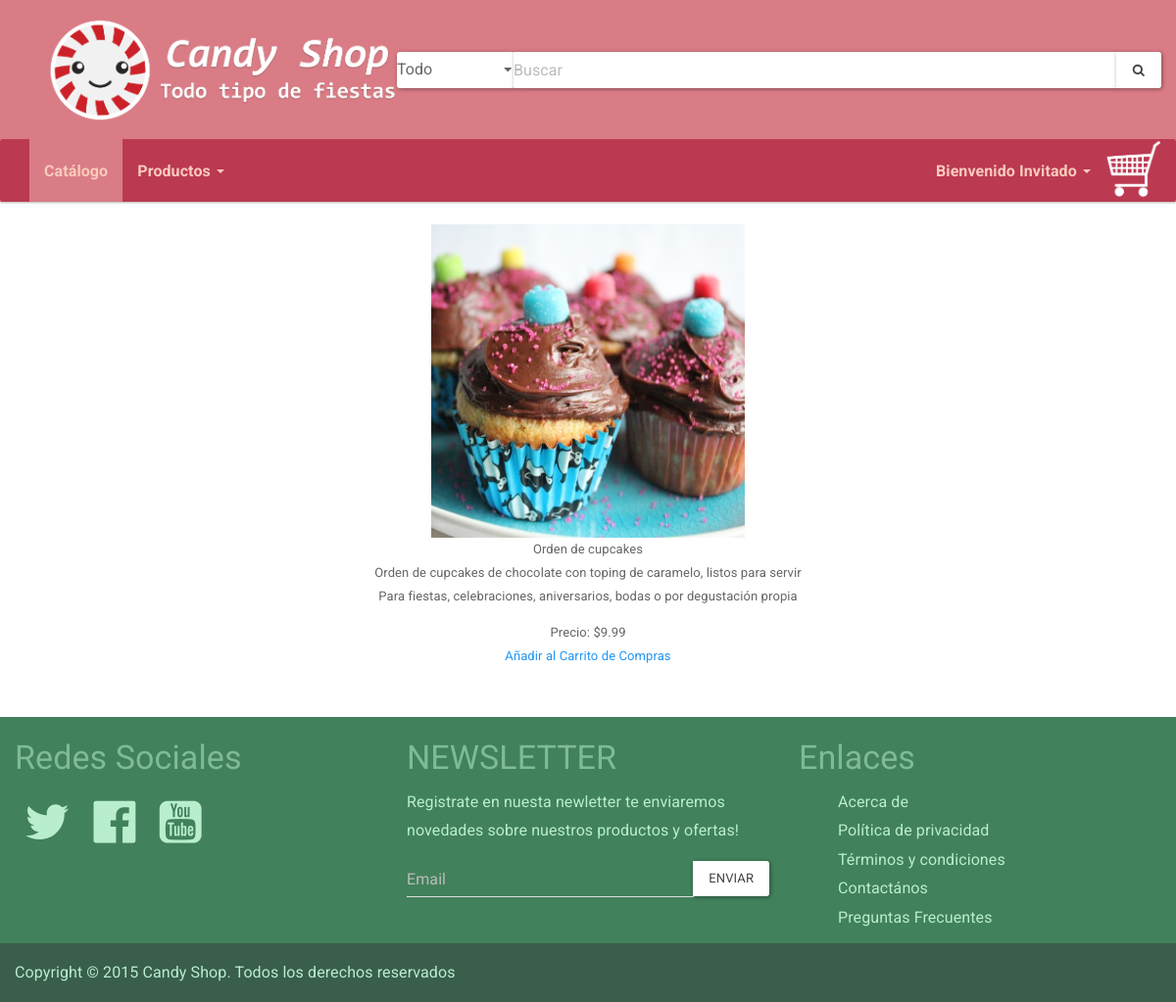
The app's page /detalles.php?id=5 with its own data.
### tables this page shows
CREATE TABLE `productos` (
  `id` int(11) NOT NULL AUTO_INCREMENT,
  `idcategoria` int(11) DEFAULT NULL,
  `nombre` text NOT NULL,
  `nombre_EN` varchar(255) DEFAULT NULL,
  `descripcion` text NOT NULL,
  `descripcion_EN` varchar(255) DEFAULT NULL,
  `imagen` text NOT NULL,
  `precio` double NOT NULL,
  PRIMARY KEY (`id`),
  KEY `fk_producto_categoria` (`idcategoria`),
  CONSTRAINT `fk_producto_categoria` FOREIGN KEY (`idcategoria`) REFERENCES `categoria` (`idcategoria`) ON DELETE SET NULL ON UPDATE CASCADE
);

### detalles.php (the view, shortened to what this page needs)
<?php include 'include/header.php'; ?>
	<section>
	<?php
		include 'conexion.php';
		$query = "SELECT * FROM productos WHERE id=" . $_GET['id'];
		$cmd = $db->query($query);
		while ($i = $cmd->fetch_assoc()) {
		?>
			<center>
				<img src="./productos/<?php echo $i['imagen'];?>" height="320" width="320"><br>
				<span><?php echo $i['nombre'];?></span><br>
				<p><?php echo $i['descripcion'];?></p>
				<span>Precio: $<?php echo $i['precio'];?></span><br>
				<a href="./carritodecompras.php?id=<?php echo $i['id']; ?>">Añadir al Carrito de Compras</a>
			</center>
	<?php
		}
	?>
	</section>
<?php include 'include/footer.php'; ?>

### css/style.css (style rules this page uses)
* { outline:none !important }
body { background-color:#fff !important }

### records on screen
productos: imagen (picture), nombre "Orden de cupcakes", descripcion "Orden de cupcakes de chocolate con toping de caramelo, listos para servir Para fiestas, celebraciones, aniversarios, bodas o por degustación propia", precio "9.99"

### other values on screen
$usuario_label "Invitado"
